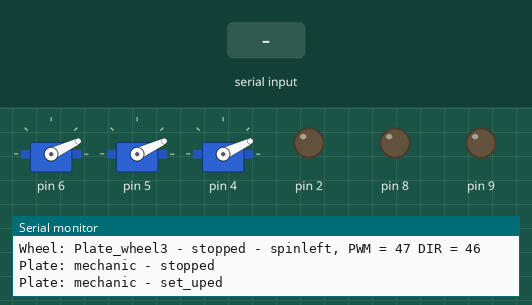
A sketch run on a simulated Arduino Uno, built with avr-gcc and run on an emulated ATmega328P. On the bench: 3 × servo, output pins drawn as LEDs (lit = HIGH), the last lines printed to the serial monitor. Inputs (shaded band) come from the test bench.

Above: at 1.7 s.
1.8 s: "4" received over Serial
At 2.5 s:
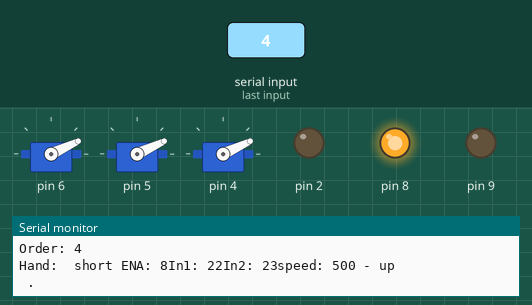
3.3 s: byte 97 ('a') received over Serial
At 3.7 s:
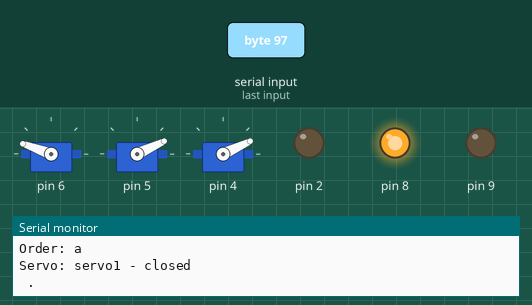
4.8 s: byte 98 ('b') received over Serial
At 6.0 s:
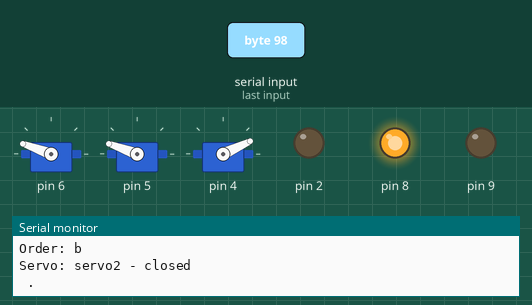
6.3 s: byte 99 ('c') received over Serial
At 7.1 s:
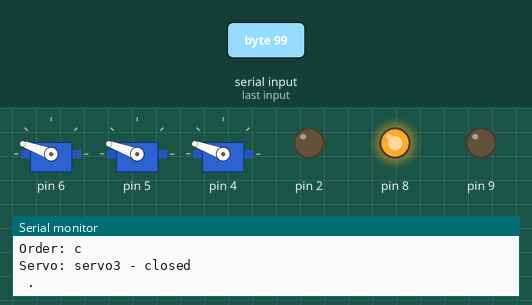
7.8 s: "5" received over Serial
At 8.3 s:
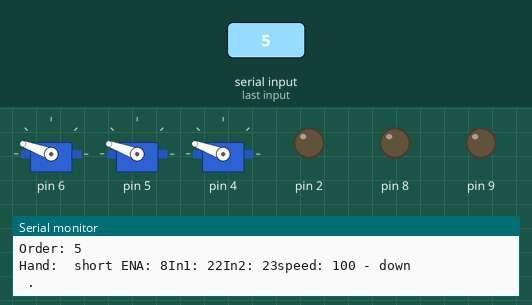
9.3 s: "7" received over Serial
At 10.6 s:
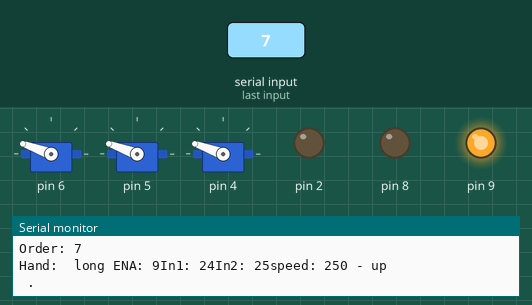
Timing chart, 0 to 11.8 s (numbered marks = the images above; inputs shaded):
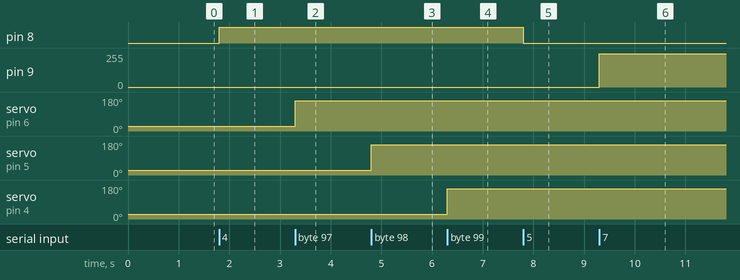

Measured:
- after the input at 1.8 s, pin 8: LOW → HIGH at once
- after the input at 3.3 s, servo on pin 6: 25° → 160° at once
- after the input at 4.8 s, servo on pin 5: 25° → 160° at once
- after the input at 6.3 s, servo on pin 4: 25° → 160° at once
- after the input at 7.8 s, pin 8: HIGH → LOW at once
- after the input at 9.3 s, pin 9: 0/255 → 250/255 at once

The sketch:

mechanic.ino
```cpp
#include <Arduino.h>
#include <Servo.h>
#include <SoftwareSerial.h>
#include "Wheel.h"
#include "MyServo.h"
#include "Hand.h"
#include "Plate.h"
// #include "MyRemoteXY.h"

SoftwareSerial *BT;

Wheel *wheel1, *wheel2, *wheel3;
Hand *shand, *lhand;
MyServo *servo1, *servo2, *servo3;
Plate *plate;
char order;

void setup(){
    #include "SetUper.h"
}


void loop(){
   // #include "Loop.h"
if(Serial.available()){

    order = Serial.read();

    Serial.print("Order: ");
    Serial.println(order);

    switch (order){
      case '0': {
        plate->forward();
        break;
      } case '1': {
        plate->back();
        break;
      } case '2': {
        plate->circleLeft();
        break;
      } case '3': {
        plate->circleRight();
        break;
      } case '4': {
        shand->up();
        break;
      } case '5': {
        shand->down();
        break;
      } case '6': {
        shand->stop();
        break;
      } case '7': {
        lhand->up();
        break;
      } case '8': {
        lhand->down();
        break;
      } case '9': {
        lhand->stop();
        break;
      } case 'a': {
        servo1->change();
        break;
      }case 'b':{
        servo2->change();
        break;
      } case 'c': {
        servo3->change();
        break;
      } case 'e': {
        plate->change_speed();
        break;
      } case 'd': {
        plate->stop();
        break;
      }

    }

    Serial.println(" . ");
  }

}
```

Hand.h
```cpp
#ifndef HAND_H
#define HAND_H
class Hand
{
private:
	int ENA, In1, In2, speed_up, speed_down;
	String name;
public:
	Hand(int ENA, int In1, int In2, int speed_up = 150, int speed_down = 50, String name = "noName"){
		this->name = name;
		this->In1 = In1;
		this->In2 = In2;
    	this->ENA = ENA;
		this->speed_up = speed_up;
		this->speed_down = speed_down;
		pinMode(ENA, OUTPUT);
		pinMode(In1, OUTPUT);
		pinMode(In2, OUTPUT);
		Serial.print("Hand: ");
		Serial.print(name);
    Serial.print("ENA: ");
    Serial.print(ENA);
    Serial.print("In1: ");
    Serial.print(In1);
    Serial.print("In2: ");
    Serial.print(In2);
    Serial.print("speed: ");
    Serial.print(speed_up);
		Serial.println(" - created");

	}

	void up(){
		up(speed_up);
	}

	void down(){
		down(speed_down);
	}
	void up(int speed){
		analogWrite(ENA, speed);
		digitalWrite(In2, LOW);
		digitalWrite(In1, HIGH);

		Serial.print("Hand: ");
		Serial.print(name);
    Serial.print("ENA: ");
    Serial.print(ENA);
    Serial.print("In1: ");
    Serial.print(In1);
    Serial.print("In2: ");
    Serial.print(In2);
    Serial.print("speed: ");
    Serial.print(speed);
		Serial.println(" - up");
	}
	void down(int speed){
		analogWrite(ENA, speed);
		digitalWrite(In1, LOW);
		digitalWrite(In2, HIGH);

		Serial.print("Hand: ");
		Serial.print(name);
    Serial.print("ENA: ");
    Serial.print(ENA);
    Serial.print("In1: ");
    Serial.print(In1);
    Serial.print("In2: ");
    Serial.print(In2);
    Serial.print("speed: ");
    Serial.print(speed);
		Serial.println(" - down");
	}
	void stop(){
		analogWrite(ENA, 0);
		digitalWrite(In2, LOW);
		digitalWrite(In1, LOW);

		Serial.print("Hand: ");
		Serial.print(name);
		Serial.println(" - stopped");
	}

};
#endif
```

MyServo.h
```cpp
#ifndef MYSERVO_H
#define MYSERVO_H
class MyServo
{
private:
	int pin, eangl_min, eangle_max;
	bool flag = false; // false open, true close
	Servo servo;
	String name;

	void set_up(){
    	servo.attach(pin, eangl_min, eangle_max);
    	servo.write(25);
    	Serial.print("Servo: ");
    	Serial.print(name);
    	Serial.print(" - set_uped on pin: ");
    	Serial.println(pin);
	}


public:
	MyServo(int pin, int eangl_min = 1000, int eangle_max = 2000, String name = "noname"){
    	this->pin = pin;
    	this->eangl_min = eangl_min;
    	this->eangle_max = eangle_max;
      	this->name = name;
    	set_up();
	}

	void change(){
		if(flag){
			open();
		}else{
			close();
		}
	}

	void write(int eangle = 90){
		servo.write(eangle);
		Serial.print("Servo: ");
    	Serial.print(name);
    	Serial.print(" - write ");
    	Serial.println(eangle);
	}

	void open(){
		flag = false;
		servo.write(25);
		Serial.print("Servo: ");
    	Serial.print(name);
    	Serial.println(" - opened");

	}

	void close(){
		flag = true;
		servo.write(160);
		Serial.print("Servo: ");
    	Serial.print(name);
    	Serial.println(" - closed");

	}
};
#endif
```

Plate.h
```cpp
#ifndef PLATE_H
#define PLATE_H
class Plate
{
private:
	Wheel *wheel1, *wheel2, *wheel3;
    int speed;
    bool flag = false;
    String name;

public:
    Plate(Wheel *wheel1, Wheel *wheel2, Wheel *wheel3, int speed = 255,  String name = "noName"){
        this-> name = name;

        this->wheel1 = wheel1;
        this->wheel2 = wheel2;
        this->wheel3 = wheel3;
        delay(100);
        stop();

        Serial.print("Plate: ");
        Serial.print(name);
        Serial.println(" - set_uped");
    }

    void change_speed(){
        if(flag){
            set_speed(255);
        }else{
            set_speed(200);
        }
    }

    void set_speed(int speed){
        flag = !flag;
        this->speed = speed;
        Serial.print("Plate: ");
        Serial.print(name);
        Serial.println(" - set_speed");
        Serial.print(speed);
    }

    void forward(){
    	wheel1->spinLeft(speed);
        wheel2->spinRight(speed);
        wheel3->stop();

        Serial.print("Plate: ");
        Serial.print(name);
        Serial.println(" - forward");
    }

    void back(){
        wheel1->spinRight(speed);
        wheel2->spinLeft(speed);
        wheel3->stop();

        Serial.print("Plate: ");
        Serial.print(name);
        Serial.println(" - back");
    }

    void circleRight(){
        wheel1->spinLeft(speed);
        wheel2->spinLeft(speed);
        wheel3->spinLeft(speed);

        Serial.print("Plate: ");
        Serial.print(name);
        Serial.println(" - circleLeft");
    }

    void circleLeft(){
        wheel1->spinRight(speed);
        wheel2->spinRight(speed);
        wheel3->spinRight(speed);

        Serial.print("Plate: ");
        Serial.print(name);
        Serial.println(" - circleLeft");
    }

    void stop(){
        wheel1->stop();
        wheel2->stop();
        wheel3->stop();

        Serial.print("Plate: ");
        Serial.print(name);
        Serial.println(" - stopped");
    }

};
#endif
```

SetUper.h
```cpp
  Serial.begin(9600);
  // BT = new SoftwareSerial(10, 11);
  // RemoteXY_Init ();

	// BT->begin(9600);
	// BT->print("connected");
	Serial.println("connected");
  Serial.println("started:");
  shand = new Hand(8, 22, 23, 500, 100, " short "); // ena, in1, in2, speed_up, speed_down, name
  lhand = new Hand(9, 24, 25, 250, 100, " long "); // ena, in1, in2, speed_up, speed_down, name

  servo1 = new MyServo(6, 1000, 2000, "servo1");// pin, min, max
  servo2 = new MyServo(5, 1000, 2000, "servo2"); // pin, min, max
  servo3 = new MyServo(4, 500, 1500, "servo3"); // pin, min, max

  wheel1 = new Wheel(45, 43, "Plate_wheel1");// dir1, pwm1, name
  wheel2 = new Wheel(42, 2, "Plate_wheel2");// dir2, pwm2, name
  wheel3 = new Wheel(46, 47, "Plate_wheel3");// dir3, pwm3, name

  plate = new Plate(wheel1, wheel2, wheel3, 255, "mechanic");  // wheel1, wheel2, wheel3, speed, name 757
```

Wheel.h
```cpp
#ifndef WHEEL_H
#define WHEEL_H
class Wheel
{
private:
	byte DIR, PWM;
	String name;

	void set_up(){
		pinMode(DIR, OUTPUT);
		pinMode(PWM, OUTPUT);

		Serial.print("Wheel: ");
		Serial.print(name);
		Serial.println(" set_uped");
	}

public:
	Wheel(int DIR, int PWM, String name = "noName"){
		this->DIR = DIR;
		this->PWM = PWM;
		this->name = name;
		set_up();
	}

	void spinLeft(int speed = 0){
		digitalWrite(DIR, HIGH);
		analogWrite(PWM, speed);

		Serial.print("Wheel: ");
		Serial.print(name);
		Serial.print(" - spinleft, PWM = ");
		Serial.print(PWM);
		Serial.print(" DIR = ");
		Serial.println(DIR);
	}

	void spinRight(int speed = 0){
		digitalWrite(DIR, LOW);
		analogWrite(PWM, speed);

		Serial.print("Wheel: ");
		Serial.print(name);
		Serial.print(" - spinRight");
		Serial.print(" - spinleft, PWM = ");
		Serial.print(PWM);
		Serial.print(" DIR = ");
		Serial.println(DIR);
	}

	void stop(){
		analogWrite(PWM, 0);

		Serial.print("Wheel: ");
		Serial.print(name);
		Serial.print(" - stopped");
		Serial.print(" - spinleft, PWM = ");
		Serial.print(PWM);
		Serial.print(" DIR = ");
		Serial.println(DIR);
	}

};
#endif
```
